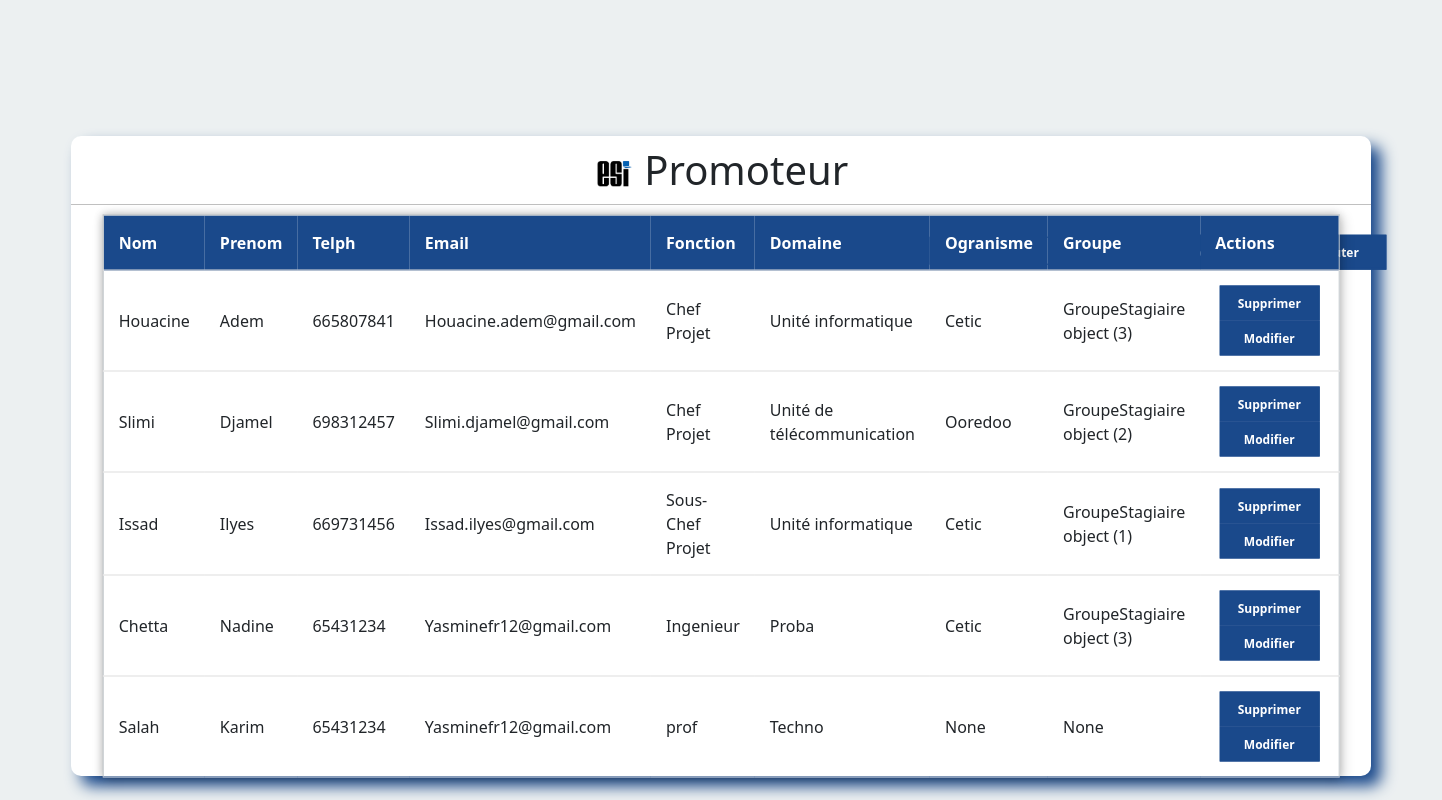
Page /GP/ on the earlier database version.
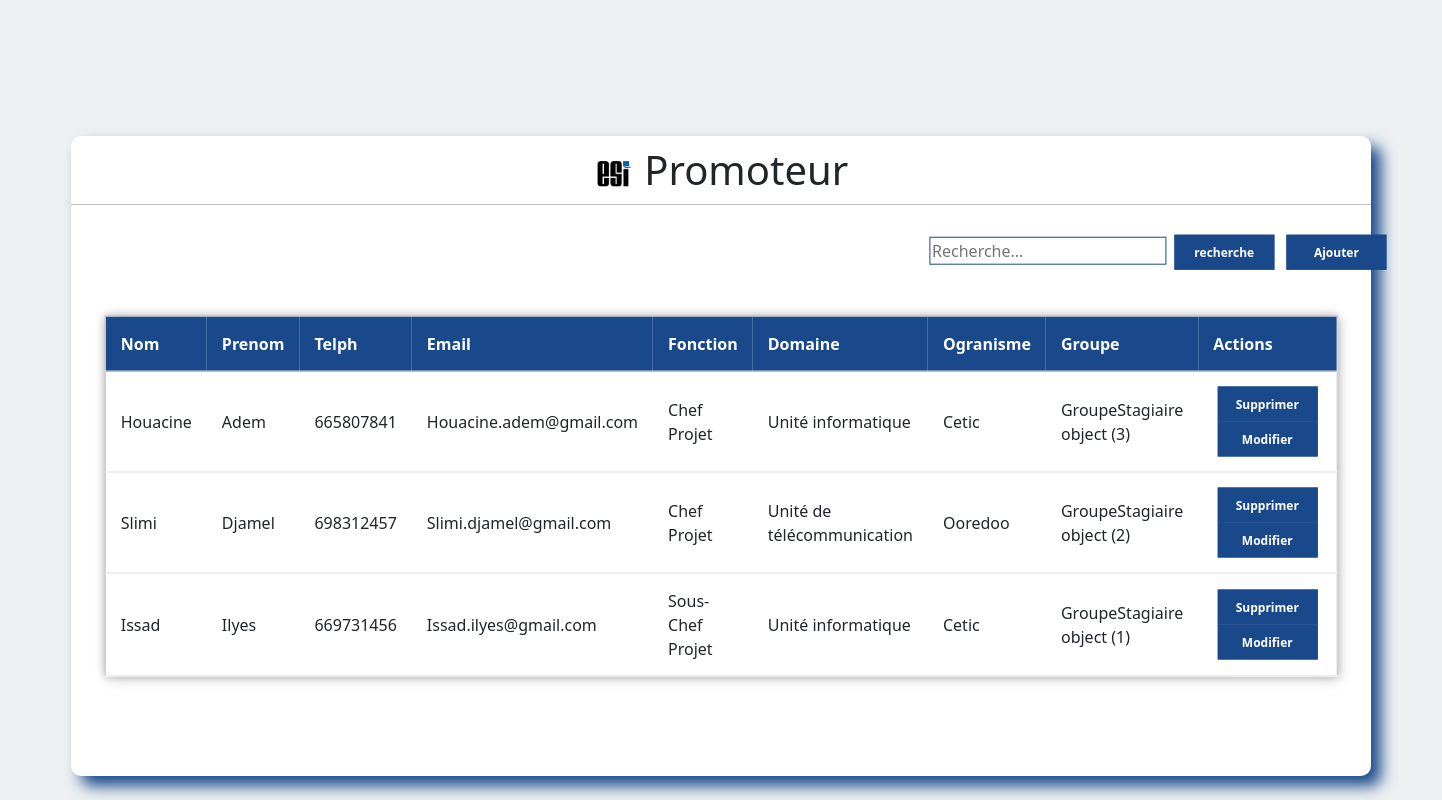
Same page on the later database version.
### satgesiV2/models.py (models this page shows, shortened)
class Promoteur(models.Model):
    NomPromoteur = models.CharField(max_length=50)
    PrenomPromoteur = models.CharField(max_length=50)
    telephone =models.PositiveIntegerField()
    email = models.EmailField()
    FonctionOccupée =models.CharField(max_length=50)
    domainIntérêt =models.CharField(max_length=50)
    idfOrganisme =  models.ForeignKey("OrganismeAcceuil",on_delete=models.SET_NULL,null=True,blank=True)
    idfGroupe =  models.ForeignKey("GroupeStagiaire",on_delete=models.SET_NULL,null=True,related_name='+',blank=True)

class OrganismeAcceuil(models.Model):
    nomOrganisme = models.CharField(max_length=50)
    adresse = models.CharField(max_length=50)
    RaisonSocial = models.CharField(max_length=50)
    Service = models.CharField(max_length=50)
    Departement = models.CharField(max_length=50)
    def __str__(self):
     return self.nomOrganisme

class GroupeStagiaire (models.Model):
    FicheDemande = models.FileField()
    idfpromoteur = models.ForeignKey("Promoteur",on_delete=models.SET_NULL,null=True,blank=True)
    idfencadreur = models.ForeignKey("Encadreur",on_delete=models.SET_NULL,null=True,blank=True)

### satgesiV2/views.py (the view)
# urls.py: path('GP/',Gprom,name="GP"),
def Gprom (request):
    Promoteurs = Promoteur.objects.all()
    return render(request,'Gpromoteur.html', {'PR':Promoteurs})

### satgesiV2/templates/Gpromoteur.html (shortened to what this page needs)
<!DOCTYPE html>
<html lang="en">
    <head>
      <link href="https://cdn.jsdelivr.net/npm/bootstrap@5.1.3/dist/css/bootstrap.min.css" rel="stylesheet">
        <link rel="stylesheet" href="/static/css/Gpromoteur.css">
    </head>
    <body>
      <div class="center">
          <h1> <img src="/static/png/icon3.png" alt="logo du site " width= "40" > Promoteur </h1>
              <div class="main">
                <div class="btn">
              <form action="{% url 'rechp' %}" method="POST"  >
                <input type="search" name="q" placeholder="Recherche...">
                <button type="submit">recherche</button>
                <a href="{% url 'createP'%}">
                  <button type="button">Ajouter</button>
                  </a>
              </form>
                </div>
              </div>
            <form>
              <table>
                <tr id="header">
                  <th>Nom  </th>
                  <th>Prenom</th>
                  <th>Telph</th>
                  <th>Email</th>
                  <th>Fonction</th>
                  <th>Domaine</th>
                  <th>Ogranisme</th>
                  <th>Groupe</th>
                  <th>Actions</th>
                </tr>
                {% for item in PR %}
                <tr>
                  <td>{{item.NomPromoteur}}</td>
                  <td>{{item.PrenomPromoteur}}</td>
                  <td>{{item.telephone}}</td>
                  <td>{{item.email}}</td>
                  <td>{{item.FonctionOccupée}}</td>
                  <td>{{item.domainIntérêt}}</td>
                  <td>{{item.idfOrganisme}}</td>
                  <td>{{item.idfGroupe}}</td>
                  <td>
                   <a href="{% url 'supP' item.id  %}">
                   <button type="button">Supprimer</button>
                 </a>
                <a href="{% url 'modifP' item.id  %}">
                   <button type="button">Modifier</button>
               </a>
                  </td>
                </tr>
                {%endfor%}
              </table>
              </form>
      </div>
  </body>
</html>

Differences in the rows shown:
removed Promoteur: NomPromoteur "Chetta", PrenomPromoteur "Nadine", telephone "65431234", email "Yasminefr12@gmail.com", FonctionOccupée "Ingenieur", domainIntérêt "Proba", idfOrganisme "Cetic", idfGroupe "GroupeStagiaire object (3)"
removed Promoteur: NomPromoteur "Salah", PrenomPromoteur "Karim", telephone "65431234", email "Yasminefr12@gmail.com", FonctionOccupée "prof", domainIntérêt "Techno", idfOrganisme "None", idfGroupe "None"
